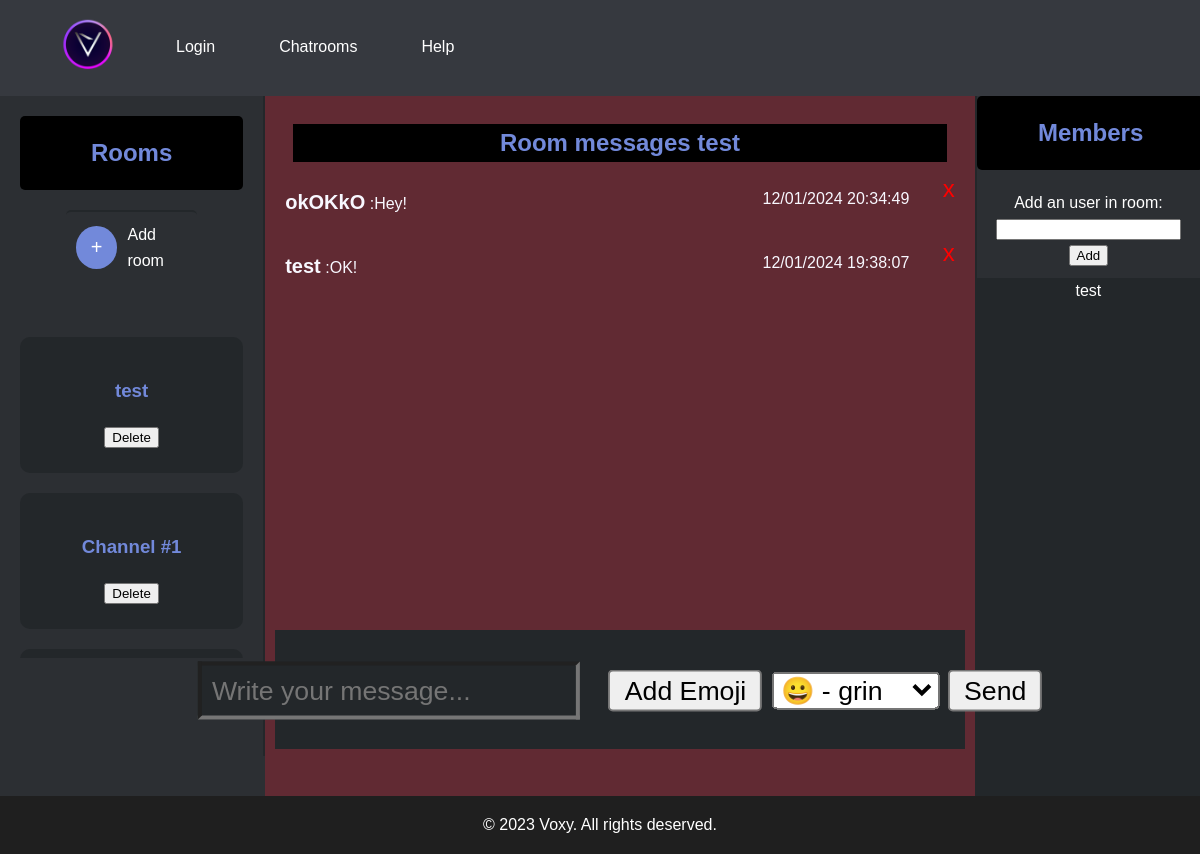
Page /chatroom/39/ (signed in) on the committed database.
### chatrooms/models.py (models this page shows, shortened)
class ChatRoom(models.Model):
    name = models.CharField(max_length=255)
    participants = models.ManyToManyField(User, related_name='participant_chatrooms')
    creator = models.ForeignKey(User, on_delete=models.SET_NULL, null=True, blank=True, related_name='created_chatrooms')
    deleted_messages = models.ManyToManyField('Message', related_name='deleted_in_chatrooms')

class Message(models.Model):
    content = models.CharField(max_length=1024)
    sender = models.ForeignKey(User, on_delete=models.CASCADE)
    timestamp = models.DateTimeField(auto_now_add=True)
    chat_room = models.ForeignKey(ChatRoom, on_delete=models.CASCADE)
    is_deleted = models.BooleanField(default=False)
    def formatted_timestamp(self):
        local_time = timezone.localtime(self.timestamp)
        return local_time.strftime("%d/%m/%Y %H:%M:%S")
    class Meta:
        ordering = ['-id']  # Tri par ordre décroissant d'ID

### chatrooms/views.py (the view, shortened to what this page needs)
# urls.py: path('chatroom/', views.home_view, name='chatroom'),
@login_required(login_url='users:login')  # Specify the login URL
def home_view(request, chatroom_id=None):
    user = request.user
    accessible_chatrooms = ChatRoom.objects.filter(participants=user)
    message_form = MessageForm()
    emojis = Emoji.objects.all()
    if chatroom_id is None:
        chatroom = accessible_chatrooms.first()
        if chatroom is None:
            return render(request, 'chatroom.html')
        return redirect('chatrooms:chatroom', chatroom_id=chatroom.id)
    chatroom = get_object_or_404(ChatRoom, id=chatroom_id)
    messages = chatroom.message_set.all()
    formatted_messages = [
        {
            'id': msg.id,
            'sender': msg.sender.username,
            'content': msg.content,
            'timestamp': msg.formatted_timestamp(),
            'is_deleted':msg.is_deleted, # Use formatted_timestamp method
        }
        for msg in messages
    ]
    return render(request, 'chatroom.html', {'user': user, 'accessible_chatrooms': accessible_chatrooms, 'message_form': message_form, 'chatroom': chatroom, 'emojis': emojis, 'messages': formatted_messages})

### chatrooms/forms.py
class MessageForm(forms.Form):
    message = forms.CharField(max_length=500, widget=forms.TextInput(attrs={'placeholder': 'Write your message...'}))
    emoji = forms.ModelChoiceField(queryset=Emoji.objects.all(), empty_label=None)

### chatrooms/templates/chatroom.html (shortened to what this page needs)
{% load static %}
<!DOCTYPE html>
<html lang="en">
<head>
    <link rel="stylesheet" href="https://cdnjs.cloudflare.com/ajax/libs/font-awesome/6.0.0/css/all.min.css">
    <link rel="stylesheet" href="{% static 'css/style.css' %}">
</head>
<body class="chatroom" data-chatroom-id="{{ chatroom.id }}">
    <header>
        <div class="menu-nav">
            <div class="box-logo">
                <a href="{% url 'users:index' %}">
                    <img src="{% static 'img/logo_transparent.png' %}" alt="App logo">
                </a>
            </div>
            <div class="boutons-container">
                <a href="{% url 'users:login' %}" class="button">Login</a>
                <a href="{% url 'chatrooms:chatroom' %}" class="button">Chatrooms</a>
                <a href="{% url 'help' %}" class="button">Help</a>
            </div>
        </div>
    </header>
    <div class="section-salons">
        <div class="salons-textuel">
            <div class="section-titre">
                <h2>Rooms</h2>
            </div>
            <div class="ajouter-salon">
                <button onclick="toggleCreateChatroomForm()">+</button>
                <div class="ajouter-salon-titre">Add room</div>
            </div>
           <div class="allchat">
                {% for chatroom in accessible_chatrooms %}
                    <div class="encadre-salon">
                        <a href="{% url 'chatrooms:chatroom' chatroom.id %}">
                            <h3>{{ chatroom.name }}</h3>
                        </a>
                        {% if chatroom.creator == user %}
                            <form method="post" action="{% url 'chatrooms:delete_chatroom' chatroom.id %}">
                                <button type="submit" onclick="return confirm('Are you sure you want to delete this chatroom?')">Delete</button>
                            </form>
                        {% endif %}
                    </div>
                {% endfor %}
            </div>
        </div>
        <div class="section-chat">
        {% if chatroom %}
            <h2>Room messages {{ chatroom.name }}</h2>
            <div class="messages-list" id="messages-list">
        {% for message in messages %}
                <div class="message deleted-message" id="message-{{ message.id }}">
            {% if message.is_deleted %}
                    <p><strong>{{ message.sender }}</strong> : <span class="message-content">Message deleted</span></p>
                    <p>{{ message.timestamp }}</p>
            {% if message.sender == user or chatroom.creator == user %}
            {% endif %}
            {% else %}
            <p><strong>{{ message.sender }}</strong> :<span class="message-content">{{ message.content }}</span></p>
            <p class="p2">{{ message.timestamp }}</p>
            {% if message.sender == user or chatroom.creator == user %}
                <span class="delete-message" data-message-id="{{ message.id }}">x</span>
            {% endif %}
        {% endif %}
                </div>
        {% endfor %}
            </div>
                <div class="saisie-message">
                    <form id="messageForm" method="post" action="{% url 'chatrooms:send_message' %}">
                        <input type="text" name="message" placeholder="Write your message..." id="message-input">
                        <button type="button" id="ajouterEmoji">Add Emoji</button>
                        <select name="emoji" id="emojiSelect">
                            {% for emoji in emojis %}
                                <option value="{{ emoji.symbol }}">{{ emoji.symbol }} - {{ emoji.name }}</option>
                            {% endfor %}
                        </select>
                        <button type="submit" id="bouton-envoi">Send</button>
                    </form>
                </div>
            {% endif %}
        </div>
        <div class="liste-utilisateurs">
            {% if chatroom %}
            <div class="membres">
                    <h2>Members</h2>
            </div>
            {% if user == chatroom.creator %}
            <div class="add-user-to-chatroom">
               <form id="addUserForm" method="post" action="{% url 'chatrooms:add_user_to_chatroom' chatroom.id %}">
                    <label for="username">Add an user in room:</label>
                    <input type="text" name="username" id="username" required>
                    <button type="submit">Add</button>
                </form>
            </div>
        {% endif %}
            <div class="encadre-membres">
                {% for participant in chatroom.participants.all %}
                    <div>{{ participant.username }}</div>
                {% endfor %}
            </div>
        {% endif %}
        </div>
 </div>
    <footer>
        <p>© 2023 Voxy. All rights deserved.</p>    </footer>
</body>
</html>

### static/css/style.css (style rules this page uses)
header { height:10vh; }
body { font-family: Arial, sans-serif; line-height: 1.6; margin: 0; padding: 0; overflow: hidden; color: #fff; background-color: #000; width: 100%; }
footer { background-color: #1f1f1f; position: absolute; bottom: 0%; width: 100%; text-align: center; color: white; margin-top: 5%; }
.chatroom .section-salons { margin-top:2vh; display: flex; flex: 1; color: white; background-color: #2C2F33; transition: background-color 0.3s, color 0.3s; height: 90vh; }
.chatroom .salons-textuel { width: 20%; padding: 20px; border-right: 2px solid #23272A; margin-bottom: 5%; }
.chatroom .section-chat { padding: 20px; border-right: 2px solid #23272A; display: flex; width: 60%; flex-direction: column; background-color: rgb(204, 34, 51, 0.333); }
.chatroom .messages-list { overflow-y: auto; height: 70vh; }
.chatroom .ajouter-salon { display: flex; justify-content: center; align-items: center; border-top: 2px solid #23272A; padding: 10px; border-radius: 5px; margin: 0 auto; width: 50%; }
.chatroom .ajouter-salon button { padding: 10px 15px; color: white; background-color: #7289DA; border: none; border-radius: 50%; font-size: 20px; margin-right: 10px; cursor: pointer; transition: background-color 0.3s, color 0.3s; }
.chatroom .allchat { max-height: 55%; overflow-y: auto; margin: 15% 0%; }
.chatroom .ajouter-salon-titre { color: white; }
.chatroom .encadre-salon { flex-grow: 1; border-radius: 10px; background-color: #23272A; padding: 20px; margin-top: 20px; height: 12vh; text-align: center; }
.encadre-salon a { text-decoration: none; font-weight: bold; color: rgb(114, 137, 218); }
.chatroom .saisie-message { display: flex; justify-content: center; align-items: center; border-top: 2px solid #23272A; padding: 10px; height:18%; background:rgb(35, 39, 42); width: 100%; margin-top: 2%; margin-bottom: 7%; margin-left: -10px; }
.chatroom .saisie-message input { flex: 1; margin-right: 10px; padding: 5px; background-color: #23272A; color: white; }
#messageForm { scale:2; }
.chatroom .section-titre, .chatroom .liste-utilisateurs .section-titre { background-color: #000; padding: 10px; border-radius: 5px; margin-bottom: 20px; text-align: center; }
.liste-utilisateurs { display: block; flex-direction: column; align-items: center; justify-content: center; height: 90vh; width: 20%; }
.encadre-membres { background-color: #23272A; margin-top: 0%; overflow-y: auto; text-align: center; height: 80%; width: 100%; }
.membres { background-color: #000; padding: 10px; border-radius: 5px; margin-bottom: 20px; text-align: center; width:93% }
.menu-nav { display: flex; align-items: center; padding: 2vh 4vh; background-color: #36393F; color: white; max-height: 8vh; transition: background-color 0.3s, color 0.3s; }
.menu-nav .box-logo img { max-height: 14vh; width: auto; cursor: pointer; transition: transform 0.3s; vertical-align: bottom; }
.menu-nav .boutons-container { display: flex; align-items: center; justify-content: flex-start; }
.menu-nav .boutons-container a { font-size: 2vh; cursor: pointer; background: none; border: none; color: white; position: relative; transition: color 0.3s; padding: 8vh 4vh; text-decoration: none; }
.menu-nav .boutons-container a::after { content: ''; display: block; width: 0; height: 0.2vh; background-color: rgb(2, 0, 5); transition: width 0.3s; }
.add-user-to-chatroom { text-align: center; margin-bottom: 5%; }
.message p { width: 60%; color: #F8F8FF; white-space: pre-wrap; border-radius:1%; }
.message p:nth-child(2) { margin-left: auto; text-align: -webkit-right; }
.delete-message { color: red; cursor: pointer; font-size: 24px; margin-left: 5%; }
.message { display:flex; }
strong { font-size: 20px; font-weight: bold; }
.chatroom h2 { color: #7289DA; margin: 1vh; background-color: #000; text-align: center; }

### rows in the picture
ChatRoom: name "test", shows "Delete"
ChatRoom: name "Channel #1", shows "Delete"
Message: content "Hey!"
Message: content "OK!"

### other values in the picture
{{ message.sender }} "okOKkO" "test"
{{ message.timestamp }} "12/01/2024 20:34:49" "12/01/2024 19:38:07"
{{ participant.username }} "test"
form field emoji "😀 - grin"
